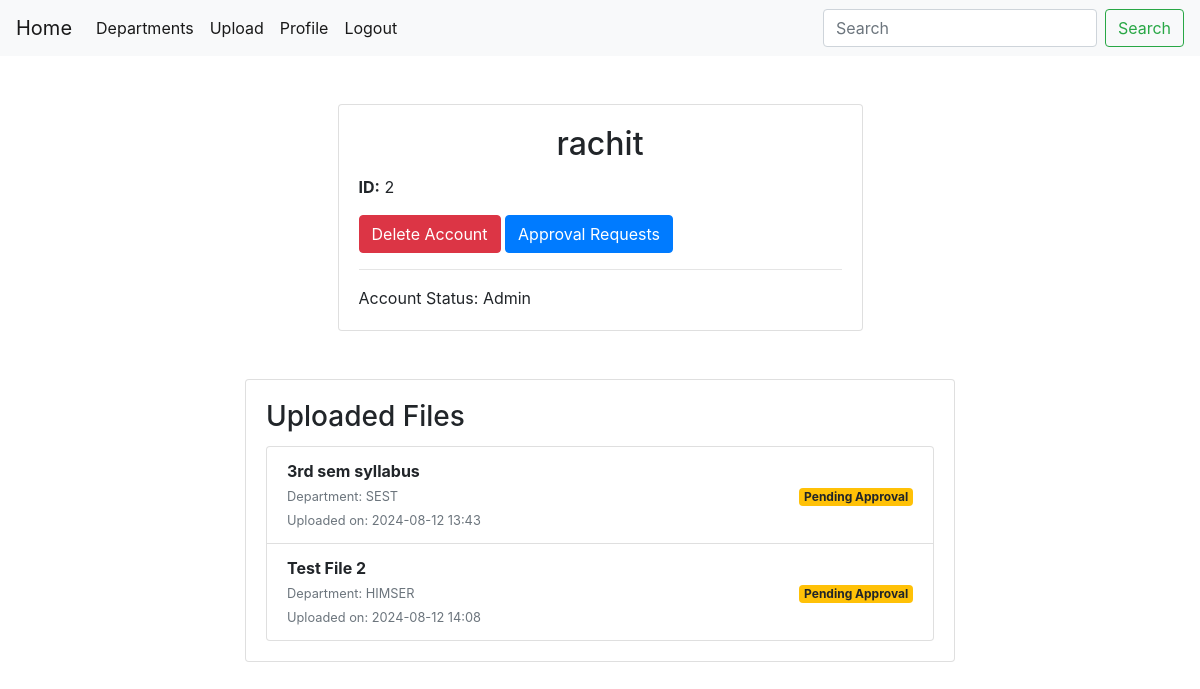
The page /user/user_profile/ (signed in) on the database as committed earlier.
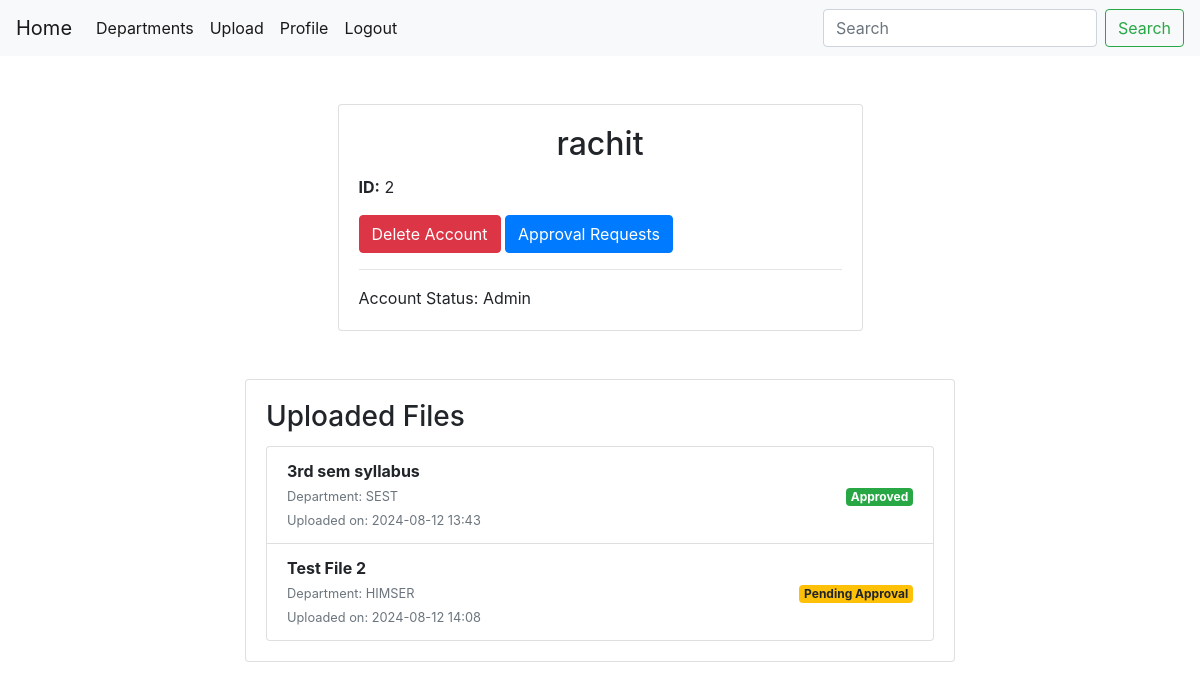
The same page on the database as committed later.
### library/models.py (models this page shows, shortened)
class File(models.Model):
        file_name = models.CharField(max_length=255)
        file_department = models.CharField(max_length=255)
        file_path = models.FileField(upload_to='uploads/')
        file_status = models.BooleanField(default=False)
        uploaded_by = models.ForeignKey(User, on_delete=models.CASCADE)
        uploaded_at = models.DateTimeField(auto_now_add=True)

### user/views.py (the view)
# urls.py: path("user_profile/", views.user_profile, name='library_user_profile'),
@login_required
def user_profile(request):
    current_user = request.user
    user = current_user
    user_files = File.objects.filter(uploaded_by=user)
    return render(request, 'user/user_profile.html', {"user" : user, "user_files": user_files})

### user/templates/user/user_profile.html (shortened to what this page needs)
{% extends "library/base.html" %}
{%block content%}
<div class="container my-5">
    <div class="row justify-content-center">
        <div class="col-md-6">
            <div class="card shadow-sm">
                <div class="card-body">
                    <h2 class="card-title text-center">{{ user.username }}</h2>
                    <p class="card-text"><strong>ID:</strong> {{ user.id }}</p>
                    <div class="d-grid gap-2">
                        <a href="{% url 'library_delete_account' %}" class="btn btn-danger">Delete Account</a>
                        {% if user.is_staff %}
                        <a href="{% url 'library_approve_requests' %}" class="btn btn-primary">Approval Requests</a>
                        <hr>
                        Account Status: Admin
                        {% else %}
                        <hr>
                        <p>Account Status: Normal</p>
                        {% endif %}
                    </div>
                </div>
            </div>
        </div>
    </div>
</div>
<div class="container my-5">
    <div class="row justify-content-center">
        <div class="col-md-8">
            <div class="card shadow-sm">
                <div class="card-body">
                    <h3 class="card-title">Uploaded Files</h3>
                    {% if user_files %}
                        <ul class="list-group">
                            {% for file in user_files %}
                                <li class="list-group-item d-flex justify-content-between align-items-center">
                                    <div>
                                        <strong>{{ file.file_name }}</strong><br>
                                        <small class="text-muted">Department: {{ file.file_department }}</small><br>
                                        <small class="text-muted">Uploaded on: {{ file.uploaded_at|date:"Y-m-d H:i" }}</small>
                                    </div>
                                    <div>
                                        {% if file.file_status %}
                                            <span class="badge badge-success">Approved</span>
                                        {% else %}
                                            <span class="badge badge-warning">Pending Approval</span>
                                        {% endif %}
                                    </div>
                                </li>
                            {% endfor %}
                        </ul>
                    {% else %}
                        <p class="text-center">You haven't uploaded any files yet.</p>
                    {% endif %}
                </div>
            </div>
        </div>
    </div>
</div>
{%endblock%}

Rows that differ between the two databases and show on the page:
changed File "3rd sem syllabus": file_status "Pending Approval" → "Approved"
